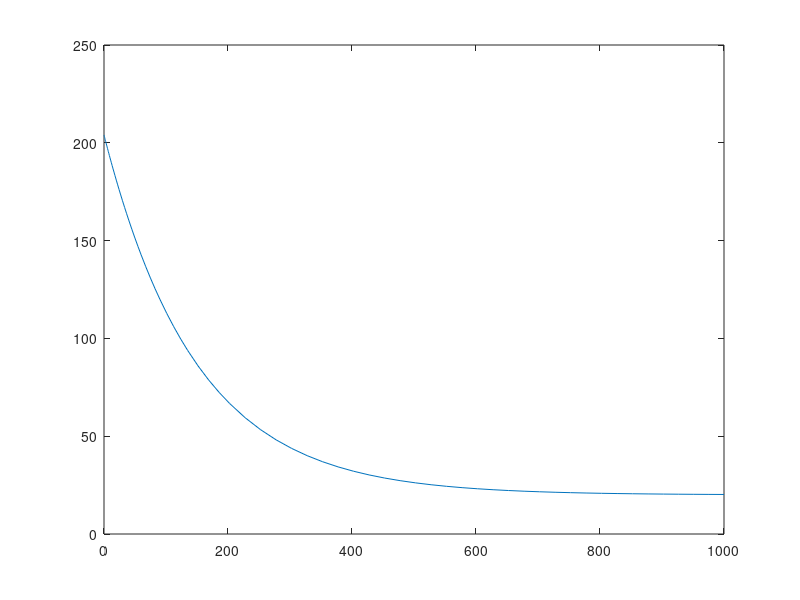

Write the MATLAB code that produced this figure.
function res = pizzaAloneTimeSeries()

clf;

hCheese = [8 0.1];
hCrust = [12 .1];
cCrust = [1.7 .1];
cCheese = [3.7 1];

% kPizza = 
mCrust = .556;
mCheese = .198;
SApizzaB = 0.09931;
SApizzaS = 0.03429;
SApizzaT = .0792;

hBox = 10;
kBox = .21;
cBox = 1.17; %paper
mBox = .01;
SAboxCd = .09931;
SAboxCv = 1.2204;
SABoxOut = 1.3197;

cAir = 1.01;
mAir = 0.004935;
tEnv = 20;

y1_init = 204;
y2_init = 27;
y3_init = 27;

[T, M] = ode45(@deriv_func, [0, 1000], [y1_init]);

    function res = deriv_func(T, Y)
        tPizza = Y(1);
        qConvPizza = hCheese(2)*SApizzaT*(tPizza-20) + hCrust(2)*SApizzaS*(tPizza-20);
        dTdtPizza = (1/(mCrust*cCrust(1) + mCheese*cCheese(1)))*-qConvPizza;
        
        res = dTdtPizza;
    end

plot(T, M);
end